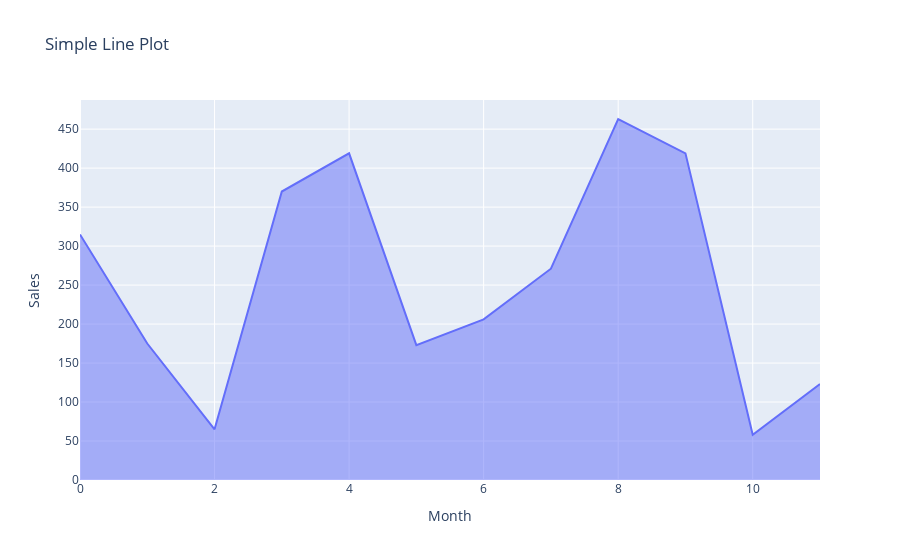

Notebook code cell kept with this figure:
### Markdown cell above
### Area plot

### Code cell
fig = px.area(x=x, y=y, title='Simple Line Plot', labels=dict(x='Month', y='Sales'))
fig.show()

### Figure 1 — Plotly figure (JSON) as saved in the notebook; plotly's stock layout.template omitted (floating-point values rounded to 4 significant figures)
{"data": [{"fillpattern": {"shape": ""}, "hovertemplate": "Month=%{x}<br>Sales=%{y}<extra></extra>", "legendgroup": "", "line": {"color": "#636efa"}, "marker": {"symbol": "circle"}, "mode": "lines", "name": "", "orientation": "v", "showlegend": false, "stackgroup": "1", "type": "scatter", "x": [0, 1, 2, 3, 4, 5, 6, 7, 8, 9, 10, 11], "xaxis": "x", "y": [315, 175, 65, 370, 419, 173, 206, 271, 463, 419, 58, 123], "yaxis": "y"}], "layout": {"legend": {"tracegroupgap": 0}, "title": {"text": "Simple Line Plot"}, "xaxis": {"anchor": "y", "domain": [0, 1], "title": {"text": "Month"}}, "yaxis": {"anchor": "x", "domain": [0, 1], "title": {"text": "Sales"}}}}
